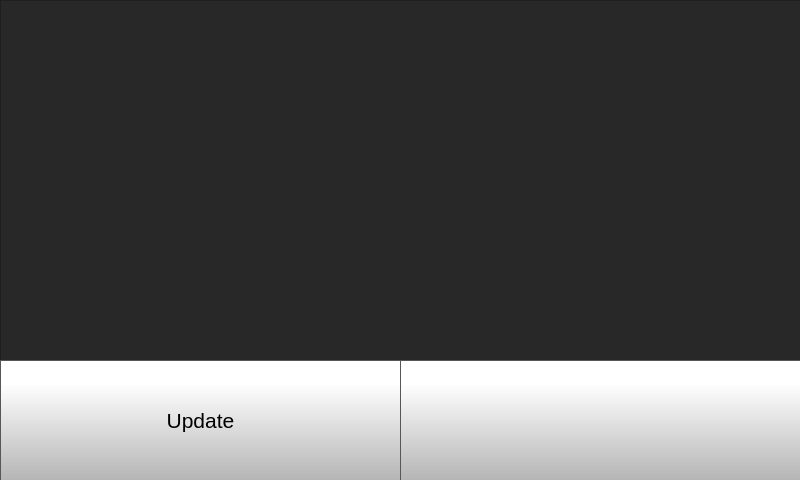
<?xml version="1.0" encoding="UTF-8"?>
<ui version="4.0">
 <class>SoftwareUpdate</class>
 <widget class="QWidget" name="SoftwareUpdate">
  <property name="geometry">
   <rect>
    <x>0</x>
    <y>0</y>
    <width>800</width>
    <height>480</height>
   </rect>
  </property>
  <property name="windowTitle">
   <string>Form</string>
  </property>
  <property name="styleSheet">
   <string notr="true">
background-color: rgb(40, 40, 40);</string>
  </property>
  <widget class="QStackedWidget" name="stackedWidget">
   <property name="geometry">
    <rect>
     <x>0</x>
     <y>0</y>
     <width>801</width>
     <height>481</height>
    </rect>
   </property>
   <property name="currentIndex">
    <number>0</number>
   </property>
   <widget class="QWidget" name="OTAUpdatePage">
    <widget class="QPushButton" name="softwareUpdateBackButton">
     <property name="geometry">
      <rect>
       <x>400</x>
       <y>360</y>
       <width>401</width>
       <height>121</height>
      </rect>
     </property>
     <property name="minimumSize">
      <size>
       <width>0</width>
       <height>0</height>
      </size>
     </property>
     <property name="font">
      <font>
       <family>MS Shell Dlg 2</family>
       <pointsize>16</pointsize>
      </font>
     </property>
     <property name="styleSheet">
      <string notr="true">QPushButton {
     border: 1px solid rgb(87, 87, 87);
	background-color: qlineargradient(spread:pad, x1:0, y1:1, x2:0, y2:0.188, stop:0 rgba(180, 180, 180, 255), stop:1 rgba(255, 255, 255, 255));


}

QPushButton:pressed {
    background-color: qlineargradient(x1: 0, y1: 0, x2: 0, y2: 1,
                                      stop: 0 #dadbde, stop: 1 #f6f7fa);
}

QPushButton:flat {
    border: none; /* no border for a flat push button */
}

QPushButton:default {
    border-color: navy; /* make the default button prominent */
}</string>
     </property>
     <property name="text">
      <string/>
     </property>
     <property name="icon">
      <iconset>
       <normaloff>../../../../../TwinDragon600x600CM4TouchUI/octoprint_TwinDragon600x600CM4TouchUI/templates/img/arrows-4.png</normaloff>../../../../../TwinDragon600x600CM4TouchUI/octoprint_TwinDragon600x600CM4TouchUI/templates/img/arrows-4.png</iconset>
     </property>
     <property name="iconSize">
      <size>
       <width>70</width>
       <height>70</height>
      </size>
     </property>
     <property name="checkable">
      <bool>false</bool>
     </property>
     <property name="autoDefault">
      <bool>false</bool>
     </property>
     <property name="default">
      <bool>false</bool>
     </property>
     <property name="flat">
      <bool>false</bool>
     </property>
    </widget>
    <widget class="QListWidget" name="updateListWidget">
     <property name="geometry">
      <rect>
       <x>0</x>
       <y>0</y>
       <width>801</width>
       <height>391</height>
      </rect>
     </property>
     <property name="font">
      <font>
       <family>MS Shell Dlg 2</family>
       <pointsize>16</pointsize>
      </font>
     </property>
     <property name="styleSheet">
      <string notr="true">

QScrollBar:vertical {
 border: 1px solid black; 
border-radius: 5px;
background: rgb(40,40,40);
width: 62px;
}

/* Sets up the color and height of handle */
QScrollBar::handle:vertical {
border-radius: 5px;
background: qlineargradient(spread:pad, x1:0, y1:1, x2:0, y2:0.188, stop:0 rgba(180, 180, 180, 255), stop:1 rgba(255, 255, 255, 255));
min-height: 20px;
}




/* This remvoes the bottom button by setting the height to 0px */
QScrollBar::add-line:vertical {
height: 0px;
subcontrol-position: bottom;
subcontrol-origin: margin;
}

/* This remvoes the top button by setting the height to 0px */
QScrollBar::sub-line:vertical {
height: 0px;
subcontrol-position: top;
subcontrol-origin: margin;
}

/*
QScrollBar::up-arrow:vertical, QScrollBar::down-arrow:vertical {
border: 2px solid grey;
width: 5px;
height: 5px;
background: white;
}


/* need this to get rid of crosshatching on scrollbar background */
QScrollBar::add-page:vertical, QScrollBar::sub-page:vertical {
background: none;
}

QListView::item {
color: rgb(255, 255, 255);
border-bottom: 1px solid rgb(255, 255, 255);
}

QListView {
    show-decoration-selected: 1; /* make the selection span the entire width of the view */
}

QListView::item:selected {
outline: none;
}


QListView::item:selected:focus {
	outline: none;
}
</string>
     </property>
    </widget>
    <widget class="QPushButton" name="performUpdateButton">
     <property name="geometry">
      <rect>
       <x>0</x>
       <y>360</y>
       <width>401</width>
       <height>121</height>
      </rect>
     </property>
     <property name="minimumSize">
      <size>
       <width>0</width>
       <height>0</height>
      </size>
     </property>
     <property name="font">
      <font>
       <family>MS Shell Dlg 2</family>
       <pointsize>16</pointsize>
      </font>
     </property>
     <property name="styleSheet">
      <string notr="true">QPushButton {
     border: 1px solid rgb(87, 87, 87);
	background-color: qlineargradient(spread:pad, x1:0, y1:1, x2:0, y2:0.188, stop:0 rgba(180, 180, 180, 255), stop:1 rgba(255, 255, 255, 255));


}

QPushButton:pressed {
    background-color: qlineargradient(x1: 0, y1: 0, x2: 0, y2: 1,
                                      stop: 0 #dadbde, stop: 1 #f6f7fa);
}

QPushButton:flat {
    border: none; /* no border for a flat push button */
}

QPushButton:default {
    border-color: navy; /* make the default button prominent */
}</string>
     </property>
     <property name="text">
      <string>Update</string>
     </property>
     <property name="icon">
      <iconset>
       <normaloff>../../../../../TwinDragon600x600CM4TouchUI/octoprint_TwinDragon600x600CM4TouchUI/templates/img/update-arrows.png</normaloff>../../../../../TwinDragon600x600CM4TouchUI/octoprint_TwinDragon600x600CM4TouchUI/templates/img/update-arrows.png</iconset>
     </property>
     <property name="iconSize">
      <size>
       <width>70</width>
       <height>70</height>
      </size>
     </property>
     <property name="checkable">
      <bool>false</bool>
     </property>
     <property name="autoDefault">
      <bool>false</bool>
     </property>
     <property name="default">
      <bool>false</bool>
     </property>
     <property name="flat">
      <bool>false</bool>
     </property>
    </widget>
    <zorder>updateListWidget</zorder>
    <zorder>softwareUpdateBackButton</zorder>
    <zorder>performUpdateButton</zorder>
   </widget>
   <widget class="QWidget" name="softwareUpdateProgressPage">
    <widget class="QTextEdit" name="logTextEdit">
     <property name="geometry">
      <rect>
       <x>0</x>
       <y>0</y>
       <width>801</width>
       <height>481</height>
      </rect>
     </property>
     <property name="font">
      <font>
       <family>Gotham</family>
       <pointsize>16</pointsize>
      </font>
     </property>
     <property name="styleSheet">
      <string notr="true">QTextEdit{
background-color:  rgb(40, 40, 40);
color: rgb(255, 255, 255);
}


QScrollBar:vertical {
 border: 1px solid black; 
border-radius: 5px;
background: rgb(40,40,40);
width: 30px;
}

/* Sets up the color and height of handle */
QScrollBar::handle:vertical {
border-radius: 5px;
background: qlineargradient(spread:pad, x1:0, y1:1, x2:0, y2:0.188, stop:0 rgba(180, 180, 180, 255), stop:1 rgba(255, 255, 255, 255));
min-height: 20px;
}




/* This remvoes the bottom button by setting the height to 0px */
QScrollBar::add-line:vertical {
height: 0px;
subcontrol-position: bottom;
subcontrol-origin: margin;
}

/* This remvoes the top button by setting the height to 0px */
QScrollBar::sub-line:vertical {
height: 0px;
subcontrol-position: top;
subcontrol-origin: margin;
}

/*
QScrollBar::up-arrow:vertical, QScrollBar::down-arrow:vertical {
border: 2px solid grey;
width: 5px;
height: 5px;
background: white;
}


/* need this to get rid of crosshatching on scrollbar background */
QScrollBar::add-page:vertical, QScrollBar::sub-page:vertical {
background: none;
}
</string>
     </property>
     <property name="readOnly">
      <bool>true</bool>
     </property>
     <property name="html">
      <string>&lt;!DOCTYPE HTML PUBLIC &quot;-//W3C//DTD HTML 4.0//EN&quot; &quot;http://www.w3.org/TR/REC-html40/strict.dtd&quot;&gt;
&lt;html&gt;&lt;head&gt;&lt;meta name=&quot;qrichtext&quot; content=&quot;1&quot; /&gt;&lt;meta charset=&quot;utf-8&quot; /&gt;&lt;style type=&quot;text/css&quot;&gt;
p, li { white-space: pre-wrap; }
hr { height: 1px; border-width: 0; }
li.unchecked::marker { content: &quot;\2610&quot;; }
li.checked::marker { content: &quot;\2612&quot;; }
&lt;/style&gt;&lt;/head&gt;&lt;body style=&quot; font-family:'Gotham'; font-size:16pt; font-weight:400; font-style:normal;&quot;&gt;
&lt;p style=&quot; margin-top:0px; margin-bottom:0px; margin-left:0px; margin-right:0px; -qt-block-indent:0; text-indent:0px;&quot;&gt;&lt;span style=&quot; font-size:10pt;&quot;&gt;Software Update Starting, Please Wait....&lt;/span&gt;&lt;/p&gt;&lt;/body&gt;&lt;/html&gt;</string>
     </property>
    </widget>
   </widget>
  </widget>
 </widget>
 <resources/>
 <connections/>
</ui>
